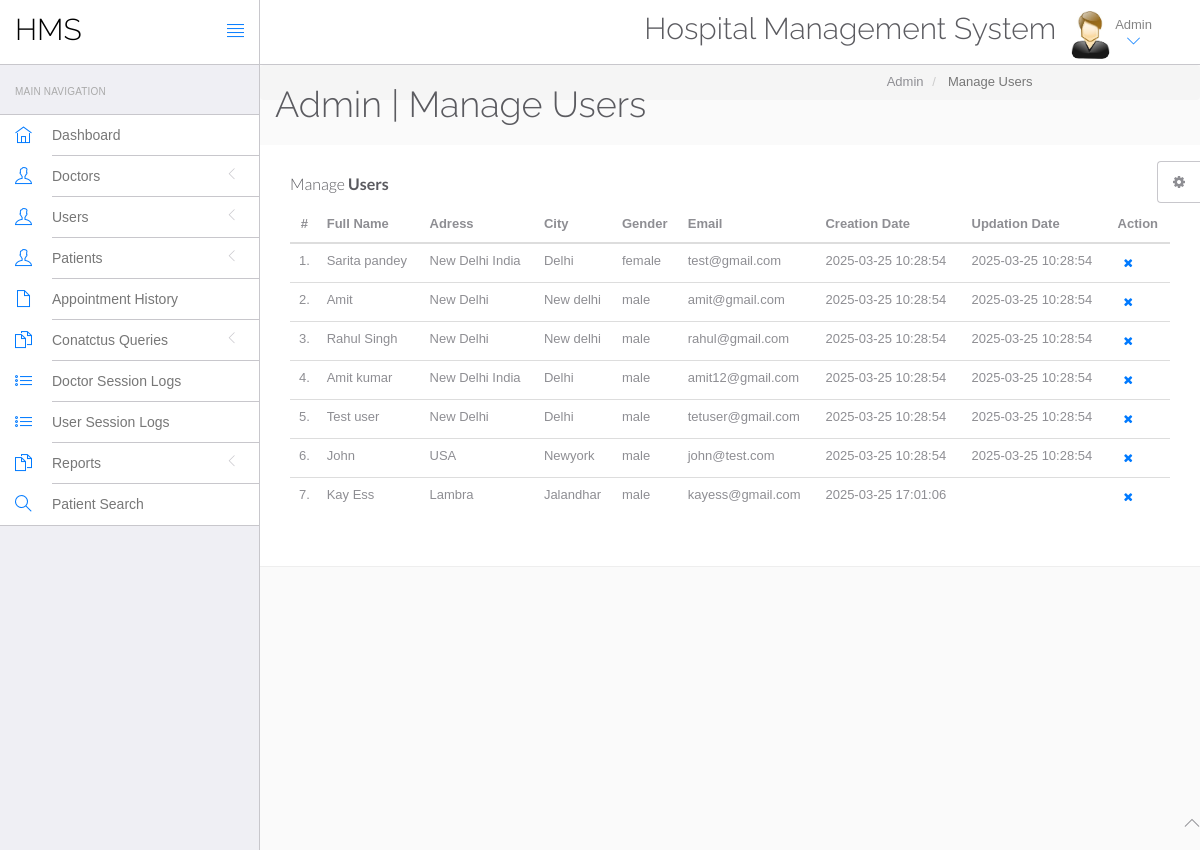
The app's page /hms/admin/manage-users.php (signed in) with its own data.
### tables this page shows
CREATE TABLE `users` (
  `id` int(11) NOT NULL,
  `fullName` varchar(255) DEFAULT NULL,
  `address` longtext DEFAULT NULL,
  `city` varchar(255) DEFAULT NULL,
  `gender` varchar(255) DEFAULT NULL,
  `email` varchar(255) DEFAULT NULL,
  `password` varchar(255) DEFAULT NULL,
  `regDate` timestamp NULL DEFAULT current_timestamp(),
  `updationDate` timestamp NULL DEFAULT NULL ON UPDATE current_timestamp()
);

### hms/admin/manage-users.php (the view, shortened to what this page needs)
<?php
include('include/config.php');
?>
<!DOCTYPE html>
<html lang="en">
	<head>
		<link rel="stylesheet" href="vendor/bootstrap/css/bootstrap.min.css">
		<link rel="stylesheet" href="vendor/fontawesome/css/font-awesome.min.css">
		<link rel="stylesheet" href="vendor/themify-icons/themify-icons.min.css">
		<link href="vendor/animate.css/animate.min.css" rel="stylesheet" media="screen">
		<link href="vendor/perfect-scrollbar/perfect-scrollbar.min.css" rel="stylesheet" media="screen">
		<link href="vendor/switchery/switchery.min.css" rel="stylesheet" media="screen">
		<link href="vendor/bootstrap-touchspin/jquery.bootstrap-touchspin.min.css" rel="stylesheet" media="screen">
		<link href="vendor/select2/select2.min.css" rel="stylesheet" media="screen">
		<link href="vendor/bootstrap-datepicker/bootstrap-datepicker3.standalone.min.css" rel="stylesheet" media="screen">
		<link href="vendor/bootstrap-timepicker/bootstrap-timepicker.min.css" rel="stylesheet" media="screen">
		<link rel="stylesheet" href="assets/css/styles.css">
		<link rel="stylesheet" href="assets/css/plugins.css">
		<link rel="stylesheet" href="assets/css/themes/theme-1.css" id="skin_color" />
	</head>
	<body>
		<div id="app">
<?php include('include/sidebar.php');?>
			<div class="app-content">
						<?php include('include/header.php');?>
				<div class="main-content" >
					<div class="wrap-content container" id="container">
						<section id="page-title">
							<div class="row">
								<div class="col-sm-8">
									<h1 class="mainTitle">Admin | Manage Users</h1>
																	</div>
								<ol class="breadcrumb">
									<li>
										<span>Admin</span>
									</li>
									<li class="active">
										<span>Manage Users</span>
									</li>
								</ol>
							</div>
						</section>
						<div class="container-fluid container-fullw bg-white">
									<div class="row">
								<div class="col-md-12">
									<h5 class="over-title margin-bottom-15">Manage <span class="text-bold">Users</span></h5>
									<table class="table table-hover" id="sample-table-1">
										<thead>
											<tr>
												<th class="center">#</th>
												<th>Full Name</th>
												<th class="hidden-xs">Adress</th>
												<th>City</th>
												<th>Gender </th>
												<th>Email </th>
												<th>Creation Date </th>
												<th>Updation Date </th>
												<th>Action</th>
											</tr>
										</thead>
										<tbody>
<?php
$sql=mysqli_query($con,"select * from users");
$cnt=1;
while($row=mysqli_fetch_array($sql))
{
?>
											<tr>
												<td class="center"><?php echo $cnt;?>.</td>
												<td class="hidden-xs"><?php echo $row['fullName'];?></td>
												<td><?php echo $row['address'];?></td>
												<td><?php echo $row['city'];?>
												</td>
												<td><?php echo $row['gender'];?></td>
												<td><?php echo $row['email'];?></td>
												<td><?php echo $row['regDate'];?></td>
												<td><?php echo $row['updationDate'];?>
												</td>
												<td >
												<div class="visible-md visible-lg hidden-sm hidden-xs">
	<a href="manage-users.php?id=<?php echo $row['id']?>&del=delete" onClick="return confirm('Are you sure you want to delete?')"class="btn btn-transparent btn-xs tooltips" tooltip-placement="top" tooltip="Remove"><i class="fa fa-times fa fa-white"></i></a>
												</div>
												</td>
											</tr>
											<?php
$cnt=$cnt+1;
											 }?>
										</tbody>
									</table>
								</div>
							</div>
								</div>
							</div>
						</div>
					</div>
				</div>
	<?php include('include/footer.php');?>
	<?php include('include/setting.php');?>
	</body>
</html>

### hms/admin/include/sidebar.php (shortened to what this page needs)
<div class="sidebar app-aside" id="sidebar">
				<div class="sidebar-container perfect-scrollbar">
<nav>
						<div class="navbar-title">
							<span>Main Navigation</span>
						</div>
						<ul class="main-navigation-menu">
							<li>
								<a href="dashboard.php">
									<div class="item-content">
										<div class="item-media">
											<i class="ti-home"></i>
										</div>
										<div class="item-inner">
											<span class="title"> Dashboard </span>
										</div>
									</div>
								</a>
							</li>
							<li>
								<a href="javascript:void(0)">
									<div class="item-content">
										<div class="item-media">
											<i class="ti-user"></i>
										</div>
										<div class="item-inner">
											<span class="title"> Doctors </span><i class="icon-arrow"></i>
										</div>
									</div>
								</a>
								</li>
				<li>
								<a href="javascript:void(0)">
									<div class="item-content">
										<div class="item-media">
											<i class="ti-user"></i>
										</div>
										<div class="item-inner">
											<span class="title"> Users </span><i class="icon-arrow"></i>
										</div>
									</div>
								</a>
								</li>
								<li>
								<a href="javascript:void(0)">
									<div class="item-content">
										<div class="item-media">
											<i class="ti-user"></i>
										</div>
										<div class="item-inner">
											<span class="title"> Patients </span><i class="icon-arrow"></i>
										</div>
									</div>
								</a>
								</li>
<li>
								<a href="appointment-history.php">
									<div class="item-content">
										<div class="item-media">
											<i class="ti-file"></i>
										</div>
										<div class="item-inner">
											<span class="title"> Appointment History </span>
										</div>
									</div>
								</a>
							</li>
				<li>
								<a href="javascript:void(0)">
									<div class="item-content">
										<div class="item-media">
											<i class="ti-files"></i>
										</div>
										<div class="item-inner">
											<span class="title"> Conatctus Queries </span><i class="icon-arrow"></i>
										</div>
									</div>
								</a>
								</li>
	<li>
								<a href="doctor-logs.php">
									<div class="item-content">
										<div class="item-media">
											<i class="ti-list"></i>
										</div>
										<div class="item-inner">
											<span class="title"> Doctor Session Logs </span>
										</div>
									</div>
								</a>
							</li>
							<li>
								<a href="user-logs.php">
									<div class="item-content">
										<div class="item-media">
											<i class="ti-list"></i>
										</div>
										<div class="item-inner">
											<span class="title"> User Session Logs </span>
										</div>
									</div>
								</a>
							</li>
				<li>
								<a href="javascript:void(0)">
									<div class="item-content">
										<div class="item-media">
											<i class="ti-files"></i>
										</div>
										<div class="item-inner">
											<span class="title"> Reports </span><i class="icon-arrow"></i>
										</div>
									</div>
								</a>
								<li>
								<a href="patient-search.php">
									<div class="item-content">
										<div class="item-media">
											<i class="ti-search"></i>
										</div>
										<div class="item-inner">
											<span class="title"> Patient Search </span>
										</div>
									</div>
								</a>
							</li>
								</li>
						</ul>
					</nav>
					</div>
			</div>

### hms/admin/include/header.php (shortened to what this page needs)
<header class="navbar navbar-default navbar-static-top">
					<div class="navbar-header">
						<a class="navbar-brand" href="#">
							<h2 style="padding-top:20%; color:#000 ">HMS</h2>
						</a>
						<a href="#" class="sidebar-toggler pull-right visible-md visible-lg" data-toggle-class="app-sidebar-closed" data-toggle-target="#app">
							<i class="ti-align-justify"></i>
						</a>
					</div>
					<div class="navbar-collapse collapse">
						<ul class="nav navbar-right">
								<li  style="padding-top:2% ">
								<h2>Hospital Management System</h2>
							</li>
							<li class="dropdown current-user">
								<a href class="dropdown-toggle" data-toggle="dropdown">
									<img src="assets/images/images.jpg" > <span class="username">
			Admin
									<i class="ti-angle-down"></i></i></span>
								</a>
							</li>
						</ul>
					</div>
				</header>

### hms/admin/include/footer.php
<footer>
				<div class="footer-inner">
					<div class="pull-left">
						&copy; <span class="current-year"></span><span class="text-bold text-uppercase"> HMS</span>. <span>All rights reserved</span>
					</div>
					<div class="pull-right">
						<span class="go-top"><i class="ti-angle-up"></i></span>
					</div>
				</div>
			</footer>

### hms/admin/include/setting.php (shortened to what this page needs)
<div class="settings panel panel-default hidden-xs hidden-sm" id="settings">
				<button ct-toggle="toggle" data-toggle-class="active" data-toggle-target="#settings" class="btn btn-default">
					<i class="fa fa-spin fa-gear"></i>
				</button>
			</div>

### hms/admin/assets/css/themes/theme-1.css (style rules this page uses)
body { background: #FAFAFA; }
header .navbar-header { background: #ffffff !important; border-right-color: #c8c7cc !important; border-bottom-color: #c8c7cc !important; }
header .navbar-header .sidebar-toggler, header .navbar-header .sidebar-mobile-toggler { color: #007aff !important; }
header .navbar-header .navbar-brand { color: #777 !important; }
header .navbar-collapse { background: #ffffff !important; border-bottom-color: #c8c7cc !important; box-shadow: none !important; }
header .navbar-collapse .navbar-right > li > a { color: #777; }
header .navbar-collapse .navbar-right > li > a i { color: #007aff !important; }
#sidebar { background: #EFEFF4 !important; }
#sidebar:before { border-right-width: "1px" !important; border-right-style: solid; border-right-color: #c8c7cc !important; }
#sidebar nav { border-right-width: "1px" !important; border-right-style: solid; border-right-color: #c8c7cc !important; }
#sidebar nav .navbar-title { color: #aaaaaa; }
#sidebar nav > ul { background: #ffffff !important; border-bottom-color: #c8c7cc !important; border-top-color: #c8c7cc !important; }
#sidebar nav > ul > li > a .item-media > i { color: #007aff !important; }
#sidebar nav > ul > li > a .item-inner { color: #777 !important; border-bottom-color: #c8c7cc; }

### records on screen
users: fullName "Sarita pandey", address "New Delhi India", city "Delhi", gender "female", email "test@gmail.com", regDate "2025-03-25 10:28:54", updationDate "2025-03-25 10:28:54"
users: fullName "Amit", address "New Delhi", city "New delhi", gender "male", email "amit@gmail.com", regDate "2025-03-25 10:28:54", updationDate "2025-03-25 10:28:54"
users: fullName "Rahul Singh", address "New Delhi", city "New delhi", gender "male", email "rahul@gmail.com", regDate "2025-03-25 10:28:54", updationDate "2025-03-25 10:28:54"
users: fullName "Amit kumar", address "New Delhi India", city "Delhi", gender "male", email "amit12@gmail.com", regDate "2025-03-25 10:28:54", updationDate "2025-03-25 10:28:54"
users: fullName "Test user", address "New Delhi", city "Delhi", gender "male", email "tetuser@gmail.com", regDate "2025-03-25 10:28:54", updationDate "2025-03-25 10:28:54"
users: fullName "John", address "USA", city "Newyork", gender "male", email "john@test.com", regDate "2025-03-25 10:28:54", updationDate "2025-03-25 10:28:54"
users: fullName "Kay Ess", address "Lambra", city "Jalandhar", gender "male", email "kayess@gmail.com", regDate "2025-03-25 17:01:06"
